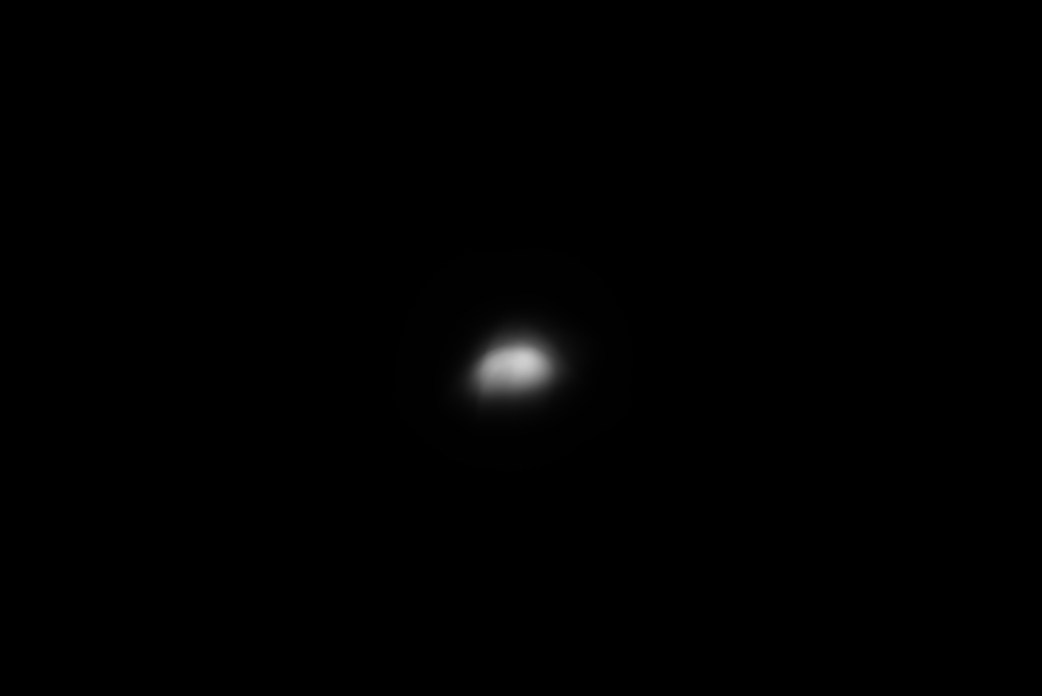
%> input picture data2/moon1.jpg, 6248 x 4176 px (shown at 1/6 size)
$ octave example2.m   (GNU Octave 9; MATLAB toolbox functions it lacks are replaced by stand-ins)
%> lines starting %> are read from the running program, lines starting %| are printed output that depends on the picture
### wiener_deconvolution.m
% Performs Wiener deconvolution given an image, PSF, and esitmated Noise to
% Signal Ratio
function x_prime = wiener_deconvolution(img, psf, nsr)

    % Inputs:
    %   blurred_img  - The noisy, blurry input image (2D matrix)
    %   psf          - The Point Spread Function (impulse response)
    %   nsr          - Noise-to-Signal power Ratio (scalar or 2D matrix)

    % Output:
    %   restored_img -  result

    img_sz = size(img);
    psf_sz = size(psf);

    if any(psf_sz > img_sz)
        error('DeconvolutionError:InvalidSize', ...
            'The PSF dimensions cannot be larger than the image dimensions');
    end

    % Transform the image to the frequency domain (FFT)
    IMG = fft2(img);

    % Transform the PSF to the frequency domain, padding the psf to match
    % the image dimensions to ensure pointwise division, and circularly
    % shifting the psf
    PSF = manual_psf2otf(psf, img_sz);

    % Apply the Wiener Filter Equation
    % Formula: W = conj(H) / (|H|^2 + NSR)
    % This is the frequency domain representation of the filter
    H_conj = conj(PSF);
    H_mag_sq = abs(PSF).^2;

    G = H_conj ./ (H_mag_sq + nsr);

    % Perform the filtering (multiplication in frequency domain)
    X_prime = G .* IMG;

    % Transform back to the spatial domain (Inverse FFT)
    x_prime = real(ifft2(X_prime));
end

% Helper function to create an optical transfer function of a point
% spread function, shifted and padded to a given size

function otf = manual_psf2otf(psf, sz)

    % Inputs:
    %   psf    - point spread function
    %   sz     - size of final optical transfer function

    % Output:
    %   otf    - optical Transfer function

    % Pad the PSF with zeros to match the image size
    psf_padded = zeros(sz);
    [ph, pw] = size(psf);
    psf_padded(1:ph, 1:pw) = psf;

    % Circularly shift the PSF so the center is at (1,1)
    % This prevents a spatial shift in the final deblurred image
    shift_amount = -floor([ph, pw] / 2);
    psf_shifted = circshift(psf_padded, shift_amount);

    % Compute the FFT
    otf = fft2(psf_shifted);
end

### example2.m
clear; clear all;

% Load the image from a given filepath
img = im2double(imread('data2/moon1.jpg'));

% Load the PSF from a given path
psf_raw = im2double(imread('data2/PSF/PSF2.jpg'));
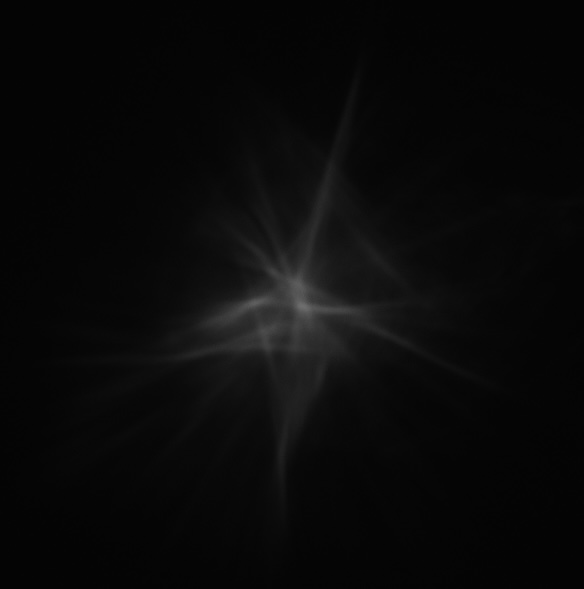
%> input picture data2/PSF/PSF2.jpg, 584 x 589 px
%> psf_raw: size 589x584 double; min 0.0118, max 0.431, mean 0.0362

% Set the Noise to Signal Ratio
NSR = .00005;

% Set crop size if being cropped
crop_size = [800, 800];

% Normalize the PSF
PSF = psf_raw / sum(psf_raw(:));
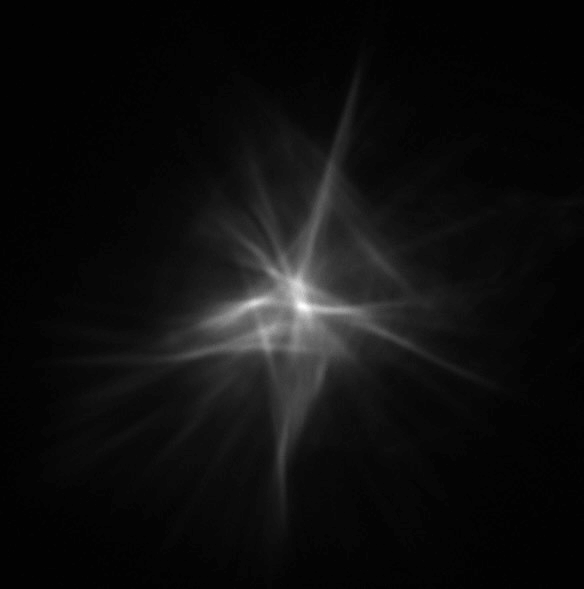
%> PSF: size 589x584 double; min 9.44e-07, max 3.46e-05, mean 2.91e-06; drawn with min black and max white

% Apply Wiener deconvolution to the cample images
I = wiener_deconvolution(img,PSF, NSR);
%> the run ends on the next line
